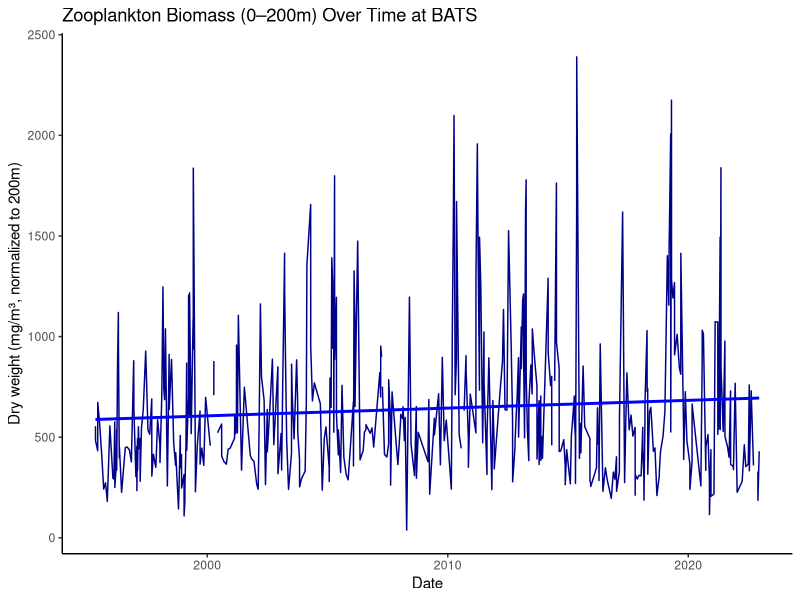
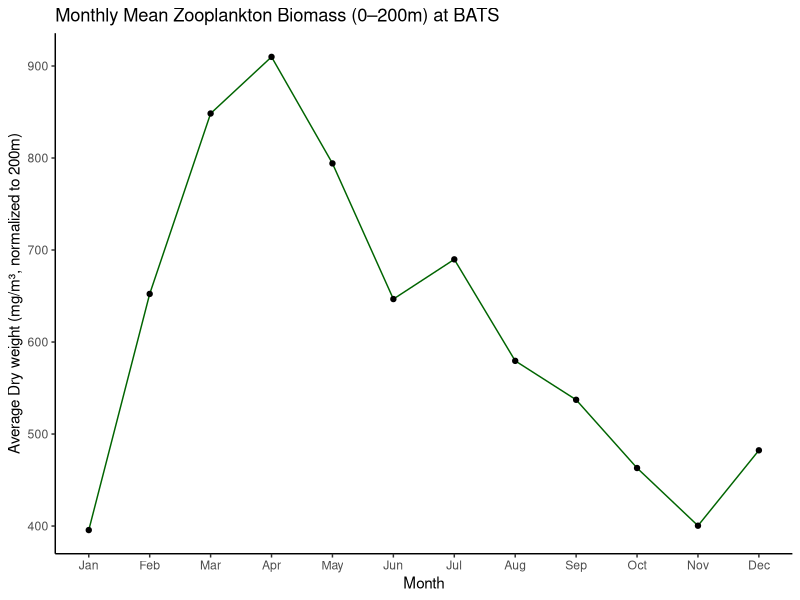
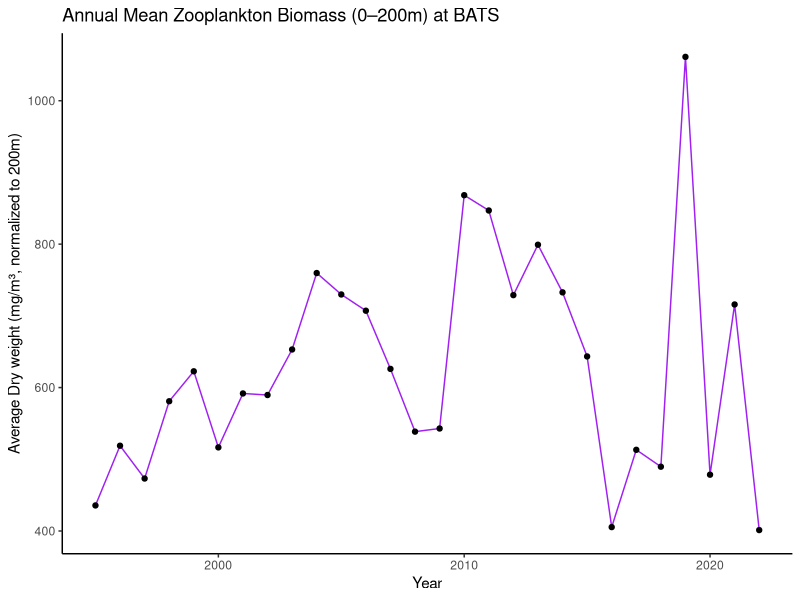

Write R code to recreate these figures, in order. (Note: this script raises an error after producing the figures.)
## Load necessary libraries
library(dplyr)
library(readr)
library(readxl)
library(ggplot2)

# Step 1: Load the zooplankton dataset ----
zooplankton<- read_excel("Data/BATS_zooplankton (1).xlsx",na="-999")
View(zooplankton)

# Step 2: Check column names ----
# Getting rid of the first 34 rows
zooplankton<- zooplankton[-c(1:34), ]

#making row 1 the column headers and getting rid of row 1
colnames(zooplankton) <- as.character(unlist(zooplankton[1, ]))
zooplankton <- zooplankton[-1, ]
colnames(zooplankton)

#Step 3: Convert date to proper Date format ----
#date is written as yyyymmdd e.g. 19940406 on column 2 
zooplankton$date <- as.Date(as.character(zooplankton$date), format="%Y%m%d")

#Step 4: Depth integration - Filter to only depths ≤ 200 m ----
# Convert depth column to numeric
zooplankton$max_depth <- as.numeric(zooplankton$max_depth)
# Filter rows where max depth is less than or equal to 200 m
zooplankton_filtered <- zooplankton %>%
  filter(max_depth <= 200)

# Visualizing ----
# a) Time-series plot of raw time-series — can see seasonal cycles and long-term changes.----

# Aggregation by date for visualization of raw data
#rename column 23 for clarity change from 'total_dry_weight/volume_for_all_size_fractions_200m' to TotalDryNorm200
colnames(zooplankton_filtered)[23] <- "TotalDryNorm200"
colnames(zooplankton_filtered)
# Convert biomass column to numeric
zooplankton_filtered$TotalDryNorm200 <- as.numeric(zooplankton_filtered$TotalDryNorm200)

# Aggregate to one value per date (mean or sum, depending on definition)
zoop_daily <- zooplankton_filtered %>%
  group_by(date) %>% #Take all the rows that have the same date and treat them as one group. 
  summarise(DryBiomass = mean(TotalDryNorm200, na.rm = TRUE)) %>% # average of TotalDryNorm200 for that day.
  ungroup()

ggplot(zoop_daily, aes(x = date, y = DryBiomass)) +
  geom_line(color = "darkblue") +
  geom_smooth(method = "lm", color = "blue", se = FALSE) +
  labs(title = "Zooplankton Biomass (0–200m) Over Time at BATS",
       x = "Date",
       y = "Dry weight (mg/m³, normalized to 200m)") +
  theme_classic()

#b) Seasonal pattern (montly averages) -----
zoop_daily$Month <- format(zoop_daily$date, "%m") # Extract month as numeric
zoop_daily$Month <- as.numeric(zoop_daily$Month) # Convert to numeric
zoop_monthly <- zoop_daily %>% 
  group_by(Month) %>% 
  summarise(MonthlyAvgBiomass = mean(DryBiomass, na.rm = TRUE)) %>% 
  ungroup()
# Plot monthly averages
ggplot(zoop_monthly, aes(x = Month, y = MonthlyAvgBiomass)) + # x is month (1-12)
  geom_line(color = "darkgreen") +
  geom_point() +
  scale_x_continuous(breaks = 1:12, labels = month.abb) +
  labs(title = "Monthly Mean Zooplankton Biomass (0–200m) at BATS",
       x = "Month",
       y = "Average Dry weight (mg/m³, normalized to 200m)") +
  theme_classic()

# c) Annual pattern (yearly averages) ----
zoop_daily$Year <- format(zoop_daily$date, "%Y") # Extract year
zoop_daily$Year <- as.numeric(zoop_daily$Year) # Convert to numeric
zoop_yearly <- zoop_daily %>% 
  group_by(Year) %>% 
  summarise(YearlyAvgBiomass = mean(DryBiomass, na.rm = TRUE)) %>%  #calculating avg biomass per year
  ungroup()
# Plot yearly averages
ggplot(zoop_yearly, aes(x = Year, y = YearlyAvgBiomass)) +
  geom_line(color = "purple") +
  geom_point() +
  labs(title = "Annual Mean Zooplankton Biomass (0–200m) at BATS",
       x = "Year",
       y = "Average Dry weight (mg/m³, normalized to 200m)") +
  theme_classic()


# Depth integrate (sum biomass per sampling event) ----
# Adjust biomass column name accordingly
zooplankton_integrated <- zooplankton_filtered %>%
  group_by(date) %>%
  summarise(TotalBiomass_0_200m = sum(Biomass_mg_m3, na.rm = TRUE)) %>%
  ungroup()

# Save output for later analysis -----
write_csv(zoop_integrated, "zooplankton_integrated_0_200m.csv")
# Now zoop_integrated has one row per date with summed biomass for top 200 m

# Visualizing the data----
ggplot(zoop_integrated, aes(x = Date, y = TotalBiomass_0_200m)) +
  geom_line(color = "blue") +
  labs(title = "Zooplankton Biomass (0-200m) Over Time",
       x = "Date",
       y = "Total Biomass (mg/m³)") +
  theme_minimal()
# This plot shows trends in zooplankton biomass over time in the upper 200 m






#Identify timing of onset, peak, and duration of biomass blooms each year → plot trends across years.----
# Calculate annual metrics
zoop_metrics <- zoop_integrated %>%
  mutate(Year = as.numeric(format(Date, "%Y"))) %>%
  group_by(Year) %>%
  summarise(
    Onset = min(Date[TotalBiomass_0_200m > threshold], na.rm = TRUE), # Define threshold based on data
    Peak = Date[which.max(TotalBiomass_0_200m)],
    Duration = as.numeric(difftime(max(Date[TotalBiomass_0_200m > threshold], na.rm = TRUE), Onset, units = "days"))
  ) %>%
  ungroup()
# Plot trends in onset, peak, and duration
ggplot(zoop_metrics, aes(x = Year)) +
  geom_line(aes(y = as.numeric(Onset), color = "Onset")) +
  geom_line(aes(y = as.numeric(Peak), color = "Peak")) +
  geom_line(aes(y = Duration, color = "Duration")) +
  labs(title = "Annual Zooplankton Bloom Metrics",
       x = "Year",
       y = "Days / Date",
       color = "Metric") +
  theme_minimal()
# Note: Define 'threshold' based on data characteristics for bloom onset detection.
# This code provides a framework; adjust threshold and metrics as needed based on data exploration.
# Further analyses could include correlations with environmental variables, size-fraction specific trends, etc.
